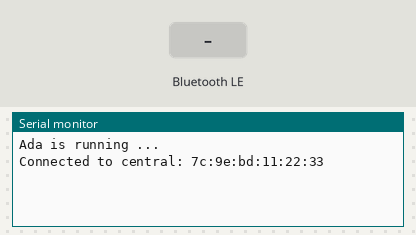
This sketch was run on a simulated Arduino Nano 33 IoT. Shown: the last lines printed to the serial monitor. The test bench sets the inputs (shaded band). Nothing arrives over Bluetooth unless stated; a phone connects over Bluetooth LE 3 s after start.

Above: at 3.8 s.
3.9 s: Bluetooth LE write "1" received
At 5.1 s:
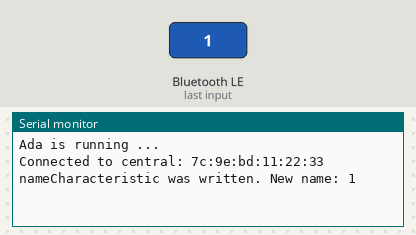
5.4 s: Bluetooth LE write "0" received
At 6.5 s:
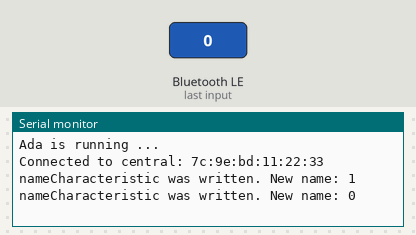
6.9 s: Bluetooth LE write "2" received
At 7.7 s:
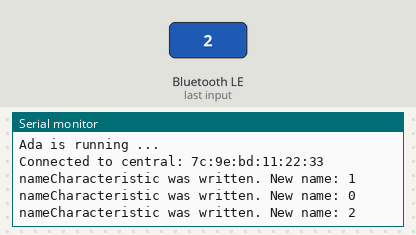

The sketch:

Ada_peripheral.ino
```cpp
#include <ArduinoBLE.h>

// UUIDs for the custom service and characteristic
const char* contactServiceUuid = "34ad309e-9c79-4360-b147-5c700738cadc";
const char* nameCharacteristicUuidPA = "1ca6319c-c869-40e0-9e73-92132c014886";
//const char* nameCharacteristicUuidAP = "6ccb7839-613b-420c-af19-400a7fef7452";

BLEService contactService(contactServiceUuid);
BLECharacteristic nameCharacteristicPA(nameCharacteristicUuidPA, BLERead | BLEWrite, 200);
//BLECharacteristic nameCharacteristicAP(nameCharacteristicUuidAP, BLERead | BLENotify, 20);

byte my_name[200];

void setup() {
  Serial.begin(9600);
  while(!Serial);

  if (!BLE.begin()) {
    //Serial.println("Starting BLE failed!");
    while (1);
  }

  BLE.setDeviceName("Ada");
  BLE.setAdvertisedService(contactService);

  contactService.addCharacteristic(nameCharacteristicPA);
  //contactService.addCharacteristic(nameCharacteristicAP);
  BLE.addService(contactService);

  nameCharacteristicPA.writeValue("");
 // nameCharacteristicAP.writeValue("");

  BLE.advertise();
  Serial.println("Ada is running ...");
}

void loop() {
  BLEDevice central;
  central = BLE.central();

  if (central) {
    Serial.print("Connected to central: ");
    Serial.println(central.address());

    while (central.connected()) {
      if (nameCharacteristicPA.written()) {
        nameCharacteristicPA.readValue(my_name, 200);
        Serial.print("nameCharacteristic was written. New name: ");
        Serial.println((char*) my_name);
      }

      //nameCharacteristicAP.writeValue(my_name, 20);
    }
    Serial.println("Central disconnected");
  } else {
    //Serial.println("Could not connect to central");
  }
}
```

Measured:
- after the input at 3.9 s, the serial monitor: prints a new line at once (image 1)
- after the input at 5.4 s, the serial monitor: prints a new line at once (image 2)
- after the input at 6.9 s, the serial monitor: prints a new line at once (image 3)
